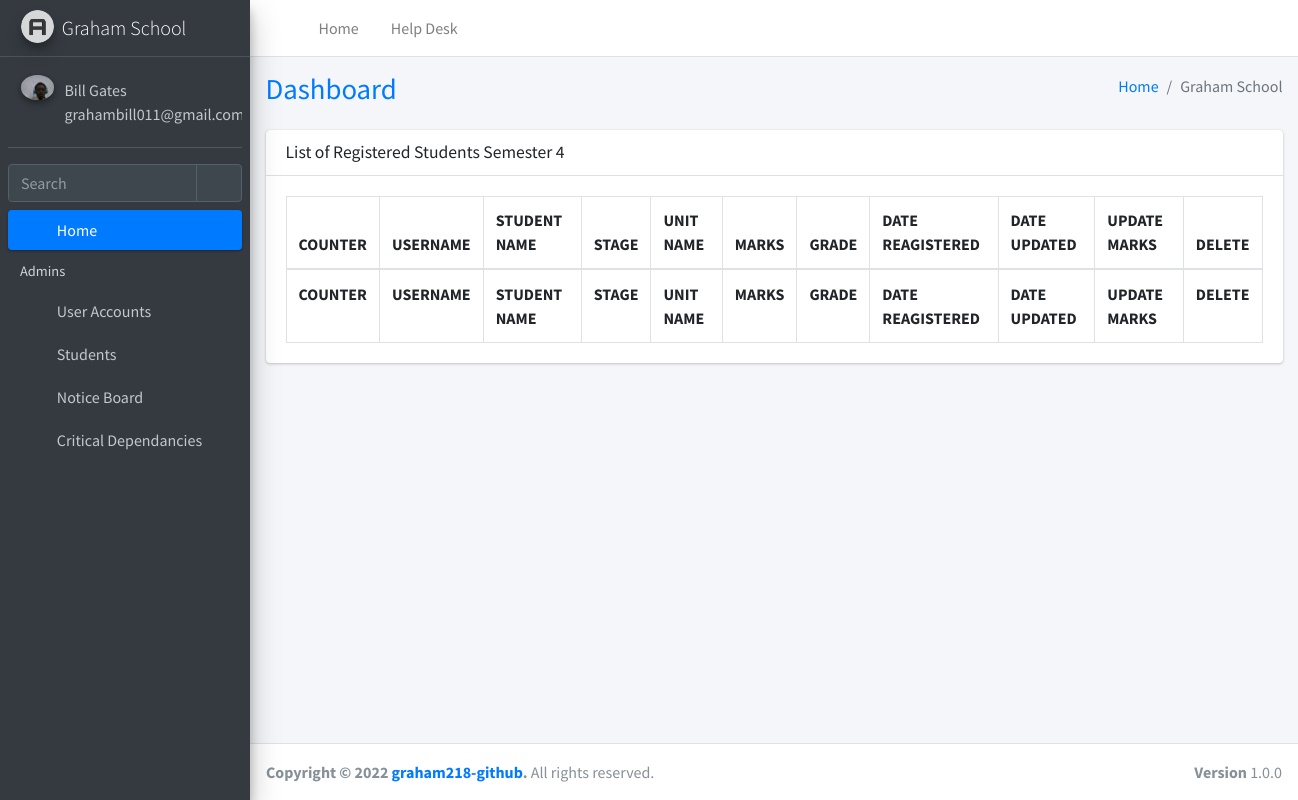
Before: /school/list_registered_units4/ (signed in) with the older database file.
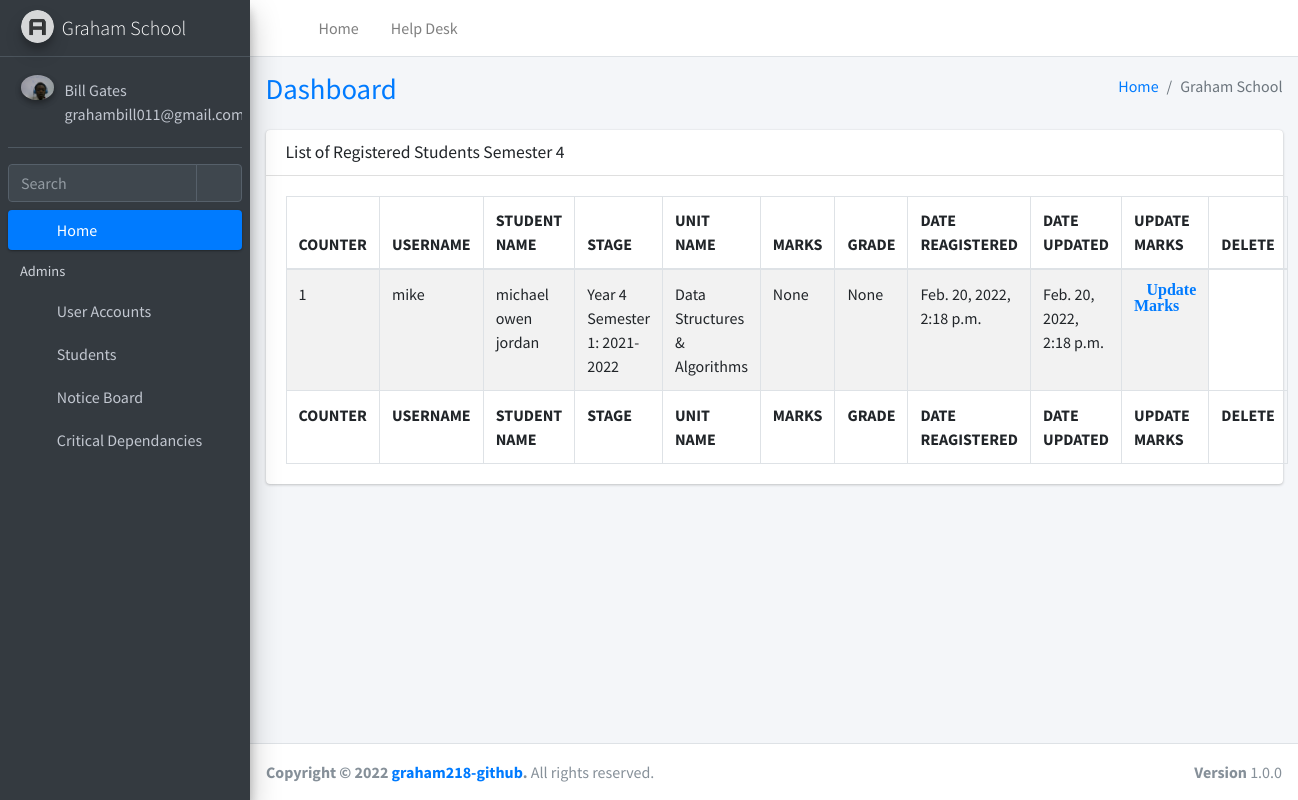
After: the same page with the newer database file.
### school/models.py (models this page shows, shortened)
class marks_yr4(models.Model):
    user = models.ForeignKey(User, max_length=255, on_delete=models.CASCADE, blank=True)
    full_name = models.CharField(max_length=255, blank=True, null=True)
    stage = models.ForeignKey(Stages, max_length=255, on_delete=models.CASCADE, blank=False)
    unit_or_subject_name = models.ForeignKey(Units, max_length=255, on_delete=models.CASCADE, blank=False)
    marks = models.CharField(max_length=255, blank=True, null=True)
    grade = models.CharField(max_length=255, blank=True, null=True)
    date_created = models.DateTimeField(
        null=True, blank=True, auto_now_add=True)
    date_updated = models.DateTimeField(null=True, blank=True, auto_now=True)

class Stages(models.Model):
    year = models.CharField(max_length=255, blank=True, null=True)
    def __str__(self):
        return self.year

class Units(models.Model):
    unit_name = models.CharField(max_length=255, blank=True, null=True)
    date_created = models.DateTimeField(
        null=True, blank=True, auto_now_add=True)
    date_updated = models.DateTimeField(null=True, blank=True, auto_now=True)
    def __str__(self):
        return self.unit_name

### custom_user/models.py (models this page shows)
class User(AbstractUser):
    first_name=models.CharField(max_length=255, blank=False, null=False, default="John")
    middle_name=models.CharField(max_length=255, blank=False, null=False, default="Doe")
    last_name=models.CharField(max_length=255, blank=False, null=False, default="Smith")
    profile_photo = models.ImageField(upload_to="profile_pics/", blank=True)
    is_admin = models.BooleanField(default=False)
    is_student = models.BooleanField(default=False)
    is_lecturer = models.BooleanField(default=False)
    is_supplier = models.BooleanField(default=False)
    is_non_staff = models.BooleanField(default=False)

### school/my_views.py (the view)
# urls.py: path('list_registered_units4/', my_views.list_registered_units4, name='list_registered_units4'),
def list_registered_units4(request):
    title = 'List of Registered Students Semester 4'
    queryset = marks_yr4.objects.all()
    context = {
        "title": title,
        "queryset": queryset,
    }
    return render(request, "units/list_registered_units/list_registered_units_yr4.html", context)

### school/templates/units/list_registered_units/list_registered_units_yr4.html (shortened to what this page needs)
{% extends 'index2.html' %}
{% load static %}
{% block content %}
<section class="content">
  <div class="container-fluid">
    <div class="row">
      <div class="col-12">
        <div class="card">
          <div class="card-header">
            <h3 class="card-title">{{title}}</h3>
          </div>
          <div class="card-body">
            <table id="faculty" class="table table-bordered table-striped">
              <thead>
                <tr>
                <tr>
                  <th> COUNTER </th>
                  <th> USERNAME </th>
                  <th> STUDENT NAME </th>
                  <th> STAGE </th>
                  <th> UNIT NAME </th>
                  <th> MARKS </th>
                  <th> GRADE </th>
                  <th> DATE REAGISTERED </th>
                  <th> DATE UPDATED </th>
                  <th>UPDATE MARKS</th>
                  {% if request.user.is_admin %}
                  <th>DELETE</th>
                  {% endif %}
                </tr>
              </thead>
              <tbody>
                {% for instance in queryset %}
                <tr>
                  <td>{{forloop.counter}}</td>
                  <td>{{instance.user}}</td>
                  <td>{{instance.full_name}}</td>
                  <td>{{instance.stage}}</td>
                  <td>{{instance.unit_or_subject_name}}</td>
                  <td>{{instance.marks}}</td>
                  <td>{{instance.grade}}</td>
                  <td>{{instance.date_created}}</td>
                  <td>{{instance.date_updated}}</td>
                  <td><a class="fa fa-edit" href="{% url 'school:insert_marks' instance.id%}">Update
                      Marks</a></td>
                </tr>
                {% endfor %}
              </tbody>
              <tfoot>
                <tr>
                  <th> COUNTER </th>
                  <th> USERNAME </th>
                  <th> STUDENT NAME </th>
                  <th> STAGE </th>
                  <th> UNIT NAME </th>
                  <th> MARKS </th>
                  <th> GRADE </th>
                  <th> DATE REAGISTERED </th>
                  <th> DATE UPDATED </th>
                  <th>UPDATE MARKS</th>
                  {% if request.user.is_admin %}
                  <th>DELETE</th>
                  {% endif %}
                </tr>
              </tfoot>
            </table>
          </div>
        </div>
      </div>
    </div>
  </div>
</section>
{% endblock content %}

Changed rows visible on the page:
added marks_yr4: user "mike", full_name "michael owen jordan", stage "Year 4 Semester 1: 2021-2022", unit_or_subject_name "Data Structures & Algorithms", marks "None", grade "None", date_created "Feb. 20, 2022, 2:18 p.m.", date_updated "Feb. 20, 2022, 2:18 p.m."
